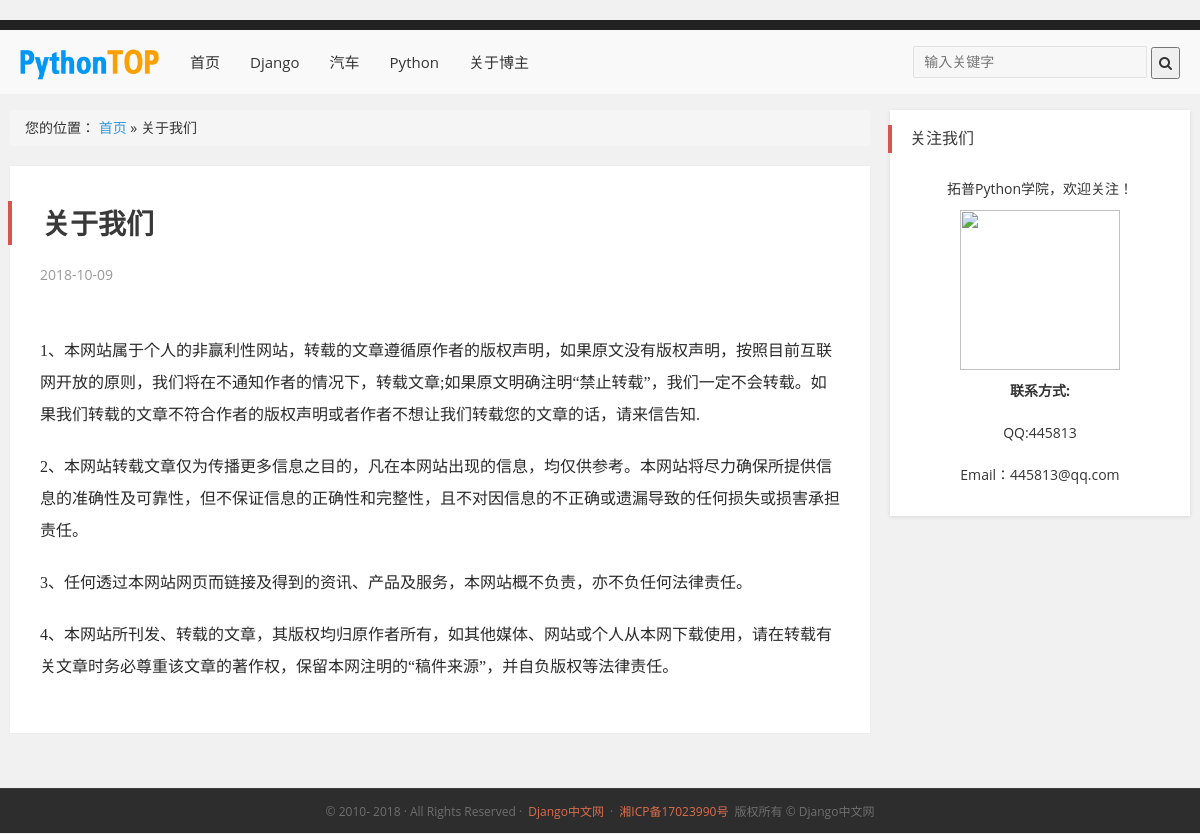
The page /about/ on the database its author committed.
### blog/models.py (models this page shows, shortened)
class Category(models.Model):
    name = models.CharField('博客分类', max_length=100)
    index = models.IntegerField(default=999, verbose_name='分类排序')
    class Meta:
        verbose_name = '博客分类'
        verbose_name_plural = verbose_name

### blog/views.py (the view)
# urls.py: path('about/', views.about, name='about'),#联系我们单页
def about(request):
    allcategory = Category.objects.all()
    return render(request, 'page.html', locals())

### blog/views.py (called while the page is built)
def global_variable(request):
    allcategory = Category.objects.all()
    remen = Article.objects.filter(tui__id=2)[:6]
    tags = Tag.objects.all()
    return locals()

### templates/page.html
﻿{% extends "base.html" %}
{% block content %}
    <div id="main-container" class="container clearfix">
        <section class="post-left">
            <div class="breadcrumb">您的位置： <a itemprop="breadcrumb" href="/">首页</a> » <span class="current">关于我们</span>
            </div>
            <div class="post-main clearfix">
                <h1 class="post-title">关于我们</h1>
                <div class="post-con clearfix">
                    <div class="article-meta"><span class="item">2018-10-09</span></div>
                    <article class="article-content">
                        <p>
                            1、本网站属于个人的非赢利性网站，转载的文章遵循原作者的版权声明，如果原文没有版权声明，按照目前互联网开放的原则，我们将在不通知作者的情况下，转载文章;如果原文明确注明“禁止转载”，我们一定不会转载。如果我们转载的文章不符合作者的版权声明或者作者不想让我们转载您的文章的话，请来信告知.</p>
                        <p>
                            2、本网站转载文章仅为传播更多信息之目的，凡在本网站出现的信息，均仅供参考。本网站将尽力确保所提供信息的准确性及可靠性，但不保证信息的正确性和完整性，且不对因信息的不正确或遗漏导致的任何损失或损害承担责任。</p>
                        <p>3、任何透过本网站网页而链接及得到的资讯、产品及服务，本网站概不负责，亦不负任何法律责任。</p>
                        <p>
                            4、本网站所刊发、转载的文章，其版权均归原作者所有，如其他媒体、网站或个人从本网下载使用，请在转载有关文章时务必尊重该文章的著作权，保留本网注明的“稿件来源”，并自负版权等法律责任。</p>
                    </article>
                </div>
            </div>
        </section>
        <aside class="post-right hidden-xs">
            <div class="post-right-item">
                <h4 class="post-right-title">关注我们</h4>
                <div class="wid-about">
                    <p>拓普Python学院，欢迎关注！</p>
                    <img src="{% url 'index' %}static/picture/weixinqr.jpg" width="160" height="160">
                </div>
                <div class="wid-about">
                    <p><strong>联系方式:</strong></p>
                    <p>QQ:445813</p>
                    <p>Email：445813@qq.com</p>
                </div>
            </div>
        </aside>
    </div>
{% endblock %}

### templates/base.html (shortened to what this page needs)
{% load static %}
<!DOCTYPE HTML>
<html>
<head>
<link rel='stylesheet' id='bootstrap-css' href='{% static "css/bootstrap.min.css" %}' type='text/css' media='all'/>
<link rel='stylesheet' id='fontawesome-css' href='{% static "css/font-awesome.min.css" %}' type='text/css' media='all'/>
<link rel='stylesheet' id='stylesheet-css' href='{% static "css/style.css" %}' type='text/css' media='all'/>
<link rel='stylesheet' id='raxus-css' href='{% static "css/raxus.css" %}' type='text/css' media='all'/>
<link rel='stylesheet' id='open-social-style-css' href='{% static "css/os.css" %}' type='text/css' media='all'/>
</head>
<body class="home blog site-layout-2">
<header class="fix-wrap" id="fix-wrap">
    <div class="fix-main clearfix pr" id="fix-main" _hover-ignore="1"><a href="/" class="index-logo">
        <img src="{% static "picture/black-logo.png" %}" alt="拓普Python学院,Python!"></a>
        <nav class="nav fl">
            <ul id="fix-list" class="fix-list clearfix">
                <li id="menu-item-24086" class="menu-item"><a href="/">首页</a></li>
                {% for category in allcategory %}
                    <li id="menu-item-117720" class="menu-item">
                        <a href="{% url 'index' %}list-{{ category.id }}.html">{{ category.name }}</a></li>
                {% endfor %}
                <li id="menu-item-24086" class="menu-item"><a href="/about/">关于博主</a></li>
            </ul>
        </nav>
        <form method="get" class="index-search  hidden-xs" action="/s/">
            <input class="text" name="search" type="text" placeholder="输入关键字" value="">
            <button class="submit" type="submit"><i class="fa fa-search"></i></button>
        </form>
    </div>
</header>
{% block content %}
{% endblock %}
<footer class="footer">
    <div class="copyright"> © 2010- 2018 · All Rights Reserved
        · <a href="https://www.django.cn">Django中文网</a>
        · <a href="http://www.miibeian.gov.cn" target="_blank">湘ICP备17023990号</a> 版权所有 © Django中文网
    </div>
</footer>
</body>
</html>

### static/css/style.css (style rules this page uses)
body { margin: 0; font-size: 14px; line-height: 20px; font-family: "Open Sans", Arial, "Hiragino Sans GB", "Microsoft YaHei", "微软雅黑", "STHeiti", "WenQuanYi Micro Hei", SimSun, sans-serif; background-color: #F1F1F1; color: #333; width: 100%; min-height: 100%; position: relative; }
ul { list-style: none; padding: 0; margin: 0; }
a { color: #3498DB; text-decoration: none; }
h1, h2, h3, h4, h5, h6 { margin: 0; }
p { margin: 0; }
img { vertical-align: top; border: 0; }
.clearfix { zoom: 1; _height: 1px }
.clearfix:after { content: "."; display: block; height: 0; clear: both; visibility: hidden; }
.fl { float: left; }
.pr { position: relative; }
.fix-wrap { width: 100%; height: 34px; line-height: 34px; padding: 15px 0; background-color: #F9F9F9; z-index: 100; position: fixed; left: 0; border-top: #222 10px solid; box-sizing: content-box; -moz-box-sizing: ontent-box; }
.fix-wrap a { color: #333; }
.fix-list { float: left; position: relative; font-size: 15px; }
.fix-list li { float: left; margin-right: 10px; height: 50px; }
.fix-list li a { display: block; padding: 0 10px 15px 10px; color: #333; }
.index-logo { display: block; width: 120px; float: left; margin-right: 40px; margin-left: 10px; margin-top: -5px; }
.index-nav .index-logo img, .fix-main .index-logo img { height: 45px; }
.index-search { float: right; position: relative; display: block; *width:205px; height: 32px; margin-top: 1px; margin-right: 10px; }
.index-search input { background-color: #F1F1F1; background-color: rgba(241,241,241,.2); filter: alpha(opacity=40); border: 1px solid rgba(204, 204, 204, .5); line-height: 20px; padding: 5px 40px 5px 10px; vertical-align: top; border-radius: 2px; }
.fix-wrap .submit { height: 32px; line-height: 32px; }
.fix-main { width: 1180px; margin-left: auto; margin: auto; }
.container { width: 1180px; margin-left: auto; margin-right: auto; padding: 90px 0 30px 0; min-height: 600px; position: relative; z-index: 1; }
.post-left { width: 860px; float: left; }
.post-main { background-color: #FFF; padding: 20px 30px 30px; box-shadow: 0 0 1px rgba(0, 0, 0, 0.1); margin-bottom: 25px; }
.post-title { margin-left: -32px; padding-left: 30px; }
.article-content { font: 16px/30px "Microsoft Yahei"; line-height: 2em; font-size: 16px; word-break: break-all; word-wrap: break-word; margin: 50px 0 20px 0; color: #2a2a2a; }
.article-content p { margin-bottom: 20px; }
.article-content p:last-child { margin-bottom: 0; }
.post-title { font-size: 28px; color: #393939; line-height: 32px; border-left: 4px solid #d9534f; padding-top: 6px; padding-bottom: 6px; margin-top: 15px; margin-bottom: 20px; font-weight: bold; }
.article-meta { color: #999; font-size: 14px; margin-bottom: 30px; }
.article-meta .item { margin-right: 10px; }
.post-right { width: 300px; float: right; }
.post-right-item { padding: 15px 20px 20px; background-color: #FFF; box-shadow: 0 1px 4px rgba(0,0,0,.1); margin-bottom: 20px; }
.post-right-title { font-size: 16px; color: #393939; border-left: 4px solid #d9534f; margin-left: -22px; margin-bottom: 15px; padding: 5px 0 5px 18px; text-align: left; }
.wid-about { text-align: center; line-height: 3; }
.footer { background-color: #232323; color: #CCC; text-align: center; line-height: 45px; }
.footer a { margin: 0 3px; color: #db6d4c; }
.footer .copyright { clear: both; height: 45px; line-height: 45px; background-color: #2D2D2D; border-top: 1px solid #3C3C3C; color: #6F6F6F; text-align: center; font-size: 12px; }

### rows shown on the page
Category: name "Django"
Category: name "汽车"
Category: name "Python"
